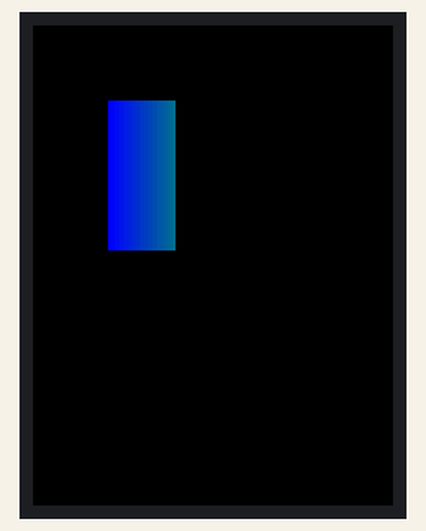
This program was run on a simulated MicroPython board. Parts: 240×320 colour display. Library files of the repository ran but are not shown: ili9341.py. At 1.2 s the program stops and its outputs stay as they are.

Above: at 0.8 s.
At 1.2 s:
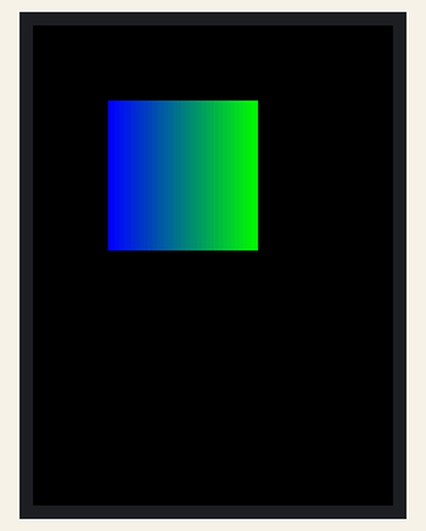

Measured:
- what the display in image 0 shows lasts 0.5 s, from 0.7 s to 1.2 s

The program:

colour.py
```python
from ili9341 import ILI9341
from machine import Pin, SPI

spi = SPI(0, baudrate=20000000, miso=Pin(20), mosi=Pin(19), sck=Pin(18))
display = ILI9341(spi, cs=Pin(17), dc=Pin(27), rst=Pin(16), w=320, h=240, r=2)
display.erase()

blue = (0, 0, 255)
green = (0, 255, 0)

display.draw_gradient(50, 50, 100, 100, blue, green)
```
